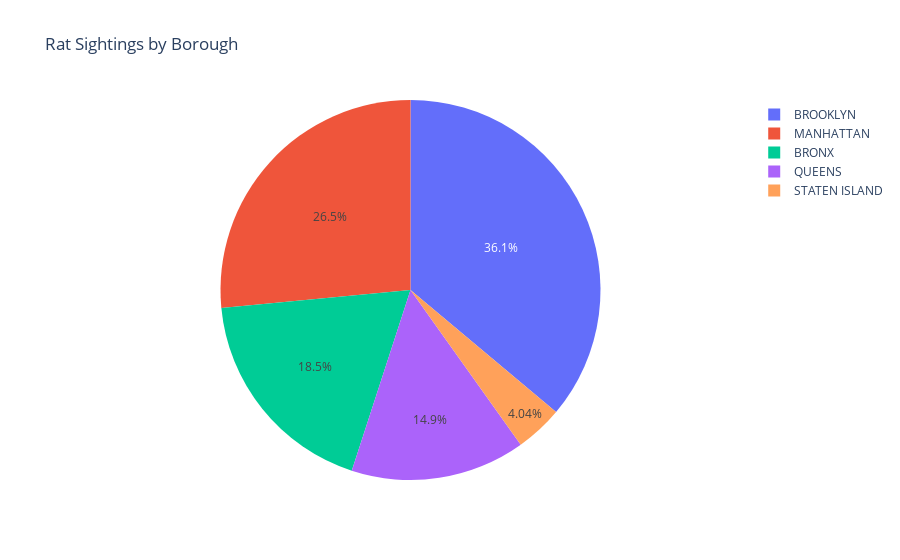

Notebook code cell kept with this figure:
### Code cell
fig1 = go.Figure(
    data=[go.Pie(labels = Borough , values = BoroughCount)],
    layout_title_text=("Rat Sightings by Borough")
)
fig1.show()

### Figure 1 — Plotly figure (JSON) as saved in the notebook; plotly's stock layout.template omitted (floating-point values rounded to 4 significant figures)
{"data": [{"labels": ["QUEENS", "BROOKLYN", "BRONX", "MANHATTAN", "STATEN ISLAND"], "type": "pie", "values": [32221, 78319, 40112, 57496, 8771]}], "layout": {"title": {"text": "Rat Sightings by Borough"}}}
